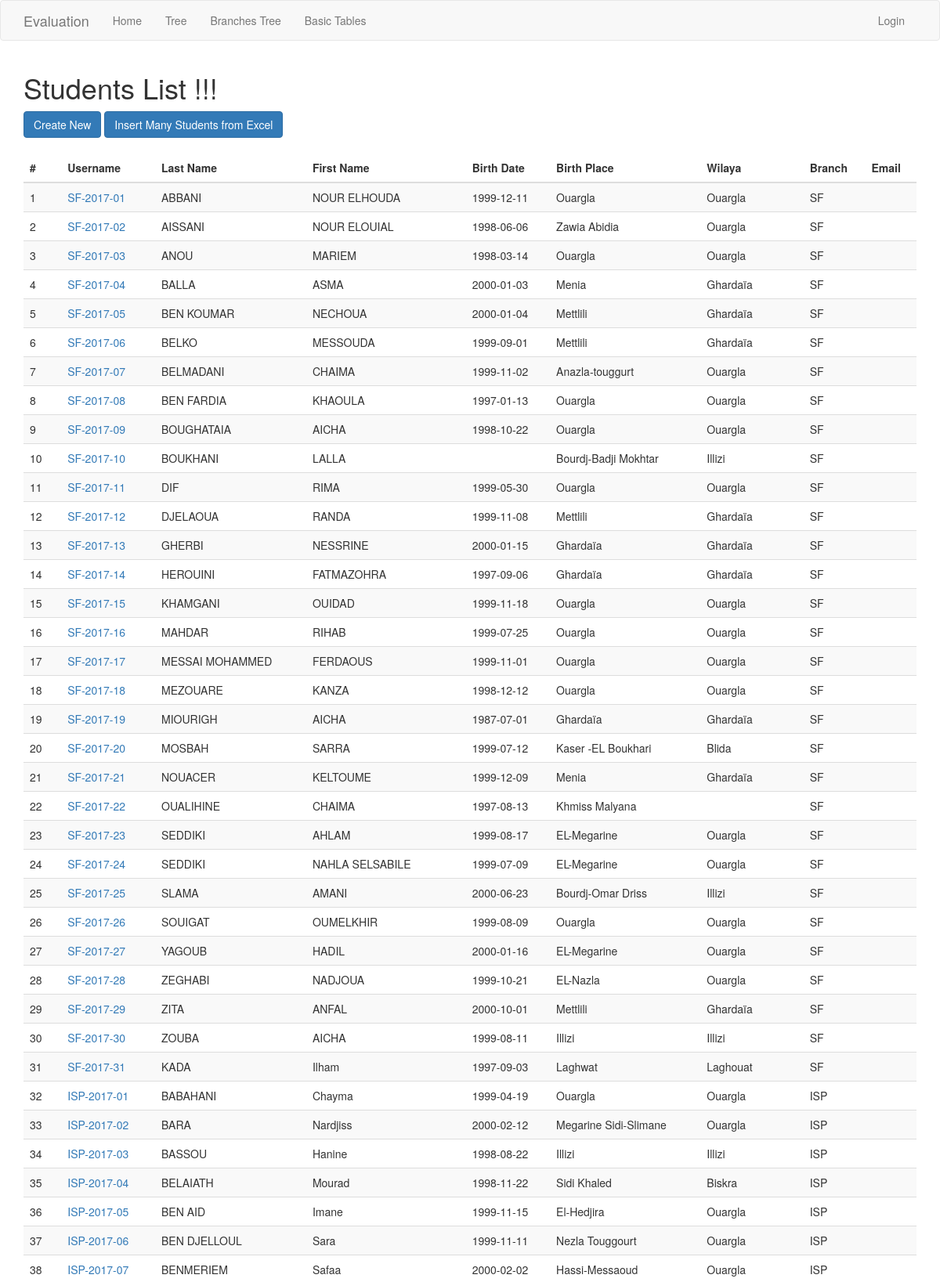
The page /student/index/ (upper part) on the database its author committed.
### app/models.py (models this page shows, shortened)
class Student(db.Model):
    id = db.Column(db.Integer, primary_key=True)
    username = db.Column(db.String(20), index=True, unique=True) # matricule
    last_name = db.Column(db.String(45), index=True)
    first_name = db.Column(db.String(45), index=True)
    email = db.Column(db.String(120), index=True)
    birth_date = db.Column(db.Date)
    birth_place = db.Column(db.String(45))
    address =  db.Column(db.String(120))
    photo = db.Column(db.String(250))
    sex = db.Column(db.String(20))
    phones = db.relationship('Phone', backref='student')
    create_time = db.Column(db.DateTime, default=datetime.utcnow)
    update_time = db.Column(db.DateTime, default=datetime.utcnow)
    branch_id = db.Column(db.Integer, db.ForeignKey('branch.id'))
    wilaya_id = db.Column(db.Integer, db.ForeignKey('wilaya.id'))
    student_sessions = db.relationship('StudentSession', back_populates='student')
    annual_grades = db.relationship('AnnualGrade', backref='student')

class Wilaya(db.Model):
    id = db.Column(db.Integer, primary_key=True)
    code = db.Column(db.String(10), index=True, unique=True)
    name = db.Column(db.String(100), index=True, unique=True)
    students = db.relationship('Student', backref='wilaya')
    def get_label(self):
        return self.name

class Branch(db.Model):
    id = db.Column(db.Integer, primary_key=True)
    name = db.Column(db.String(100), index=True, unique=True)
    description = db.Column(db.String(150))
    school_id = db.Column(db.Integer, db.ForeignKey('school.id'))
    students = db.relationship('Student', backref='branch')
    semesters = db.relationship('Semester', backref='branch')
    promos = db.relationship('Promo', backref='branch')

### app/routes.py (the view)
@app.route('/student/')
@app.route('/student/index/')
@register_breadcrumb(app, '.basic.student', 'Students')
def student_index():
    students = Student.query.all()
    return render_template('student/index.html', title='Students List', students=students)

### app/templates/student/index.html (shortened to what this page needs)
{% extends "base.html" %}
{% block app_content %}
    <h1>Students List !!!</h1>
    <div>
        <a class="btn btn-primary" href="{{ url_for('students_create') }}">Create New</a>
        <a class="btn btn-primary" href="{{ url_for('students_create_many') }}"
        >Insert Many Students from Excel</a>
    </div>
    <div>
        <table class="table table-striped">
        <thead>
          <tr>
            <th scope="col">#</th>
            <th scope="col">Username</th>
            <th scope="col">Last Name</th>
            <th scope="col">First Name</th>
            <th scope="col">Birth Date</th>
            <th scope="col">Birth Place</th>
            <th scope="col">Wilaya</th>
            <th scope="col">Branch</th>
            <th scope="col">Email</th>
          </tr>
        </thead>
        <tbody>
        {% for student in students %}
          <tr>
            <td>{{loop.index}}</td>
            <td><a href="{{ url_for('student_view', id=student.id) }}">{{ student.username }}</a></td>
            <td>{{ student.last_name | replace(' ', ' ') }}</td>
            <td>{{ student.first_name | replace(' ', ' ') }}</td>
            <td>{{ student.birth_date | replace('None', '') }}</td>
            <td>{{ student.birth_place | replace('None', '') }}</td>
            <td>
              {% if student.wilaya %}
                {{ student.wilaya.get_label() | replace('None', '') }}
              {% endif %}
            </td>
            <td>{{ student.branch.name }}</td>
            <td>{{ student.email | replace('None', '') }}</td>
          </tr>
        {% endfor %}
        </tbody>
      </table>
    </div>
{% endblock %}

### rows shown on the page
Student: username "SF-2017-01", last_name "ABBANI", first_name "NOUR ELHOUDA", birth_date "1999-12-11", birth_place "Ouargla", wilaya.get_label "Ouargla", branch.name "SF"
Student: username "SF-2017-02", last_name "AISSANI", first_name "NOUR ELOUIAL", birth_date "1998-06-06", birth_place "Zawia Abidia", wilaya.get_label "Ouargla", branch.name "SF"
Student: username "SF-2017-03", last_name "ANOU", first_name "MARIEM", birth_date "1998-03-14", birth_place "Ouargla", wilaya.get_label "Ouargla", branch.name "SF"
Student: username "SF-2017-04", last_name "BALLA", first_name "ASMA", birth_date "2000-01-03", birth_place "Menia", wilaya.get_label "Ghardaïa", branch.name "SF"
Student: username "SF-2017-05", last_name "BEN KOUMAR", first_name "NECHOUA", birth_date "2000-01-04", birth_place "Mettlili", wilaya.get_label "Ghardaïa", branch.name "SF"
Student: username "SF-2017-06", last_name "BELKO", first_name "MESSOUDA", birth_date "1999-09-01", birth_place "Mettlili", wilaya.get_label "Ghardaïa", branch.name "SF"
Student: username "SF-2017-07", last_name "BELMADANI", first_name "CHAIMA", birth_date "1999-11-02", birth_place "Anazla-touggurt", wilaya.get_label "Ouargla", branch.name "SF"
Student: username "SF-2017-08", last_name "BEN FARDIA", first_name "KHAOULA", birth_date "1997-01-13", birth_place "Ouargla", wilaya.get_label "Ouargla", branch.name "SF"
Student: username "SF-2017-09", last_name "BOUGHATAIA", first_name "AICHA", birth_date "1998-10-22", birth_place "Ouargla", wilaya.get_label "Ouargla", branch.name "SF"
Student: username "SF-2017-10", last_name "BOUKHANI", first_name "LALLA", birth_place "Bourdj-Badji Mokhtar", wilaya.get_label "Illizi", branch.name "SF"
Student: username "SF-2017-11", last_name "DIF", first_name "RIMA", birth_date "1999-05-30", birth_place "Ouargla", wilaya.get_label "Ouargla", branch.name "SF"
Student: username "SF-2017-12", last_name "DJELAOUA", first_name "RANDA", birth_date "1999-11-08", birth_place "Mettlili", wilaya.get_label "Ghardaïa", branch.name "SF"
Student: username "SF-2017-13", last_name "GHERBI", first_name "NESSRINE", birth_date "2000-01-15", birth_place "Ghardaïa", wilaya.get_label "Ghardaïa", branch.name "SF"
Student: username "SF-2017-14", last_name "HEROUINI", first_name "FATMAZOHRA", birth_date "1997-09-06", birth_place "Ghardaïa", wilaya.get_label "Ghardaïa", branch.name "SF"
Student: username "SF-2017-15", last_name "KHAMGANI", first_name "OUIDAD", birth_date "1999-11-18", birth_place "Ouargla", wilaya.get_label "Ouargla", branch.name "SF"
Student: username "SF-2017-16", last_name "MAHDAR", first_name "RIHAB", birth_date "1999-07-25", birth_place "Ouargla", wilaya.get_label "Ouargla", branch.name "SF"
Student: username "SF-2017-17", last_name "MESSAI MOHAMMED", first_name "FERDAOUS", birth_date "1999-11-01", birth_place "Ouargla", wilaya.get_label "Ouargla", branch.name "SF"
Student: username "SF-2017-18", last_name "MEZOUARE", first_name "KANZA", birth_date "1998-12-12", birth_place "Ouargla", wilaya.get_label "Ouargla", branch.name "SF"
Student: username "SF-2017-19", last_name "MIOURIGH", first_name "AICHA", birth_date "1987-07-01", birth_place "Ghardaïa", wilaya.get_label "Ghardaïa", branch.name "SF"
Student: username "SF-2017-20", last_name "MOSBAH", first_name "SARRA", birth_date "1999-07-12", birth_place "Kaser -EL Boukhari", wilaya.get_label "Blida", branch.name "SF"
Student: username "SF-2017-21", last_name "NOUACER", first_name "KELTOUME", birth_date "1999-12-09", birth_place "Menia", wilaya.get_label "Ghardaïa", branch.name "SF"
Student: username "SF-2017-22", last_name "OUALIHINE", first_name "CHAIMA", birth_date "1997-08-13", birth_place "Khmiss Malyana", branch.name "SF"
Student: username "SF-2017-23", last_name "SEDDIKI", first_name "AHLAM", birth_date "1999-08-17", birth_place "EL-Megarine", wilaya.get_label "Ouargla", branch.name "SF"
Student: username "SF-2017-24", last_name "SEDDIKI", first_name "NAHLA SELSABILE", birth_date "1999-07-09", birth_place "EL-Megarine", wilaya.get_label "Ouargla", branch.name "SF"
Student: username "SF-2017-25", last_name "SLAMA", first_name "AMANI", birth_date "2000-06-23", birth_place "Bourdj-Omar Driss", wilaya.get_label "Illizi", branch.name "SF"
Student: username "SF-2017-26", last_name "SOUIGAT", first_name "OUMELKHIR", birth_date "1999-08-09", birth_place "Ouargla", wilaya.get_label "Ouargla", branch.name "SF"
Student: username "SF-2017-27", last_name "YAGOUB", first_name "HADIL", birth_date "2000-01-16", birth_place "EL-Megarine", wilaya.get_label "Ouargla", branch.name "SF"
Student: username "SF-2017-28", last_name "ZEGHABI", first_name "NADJOUA", birth_date "1999-10-21", birth_place "EL-Nazla", wilaya.get_label "Ouargla", branch.name "SF"
Student: username "SF-2017-29", last_name "ZITA", first_name "ANFAL", birth_date "2000-10-01", birth_place "Mettlili", wilaya.get_label "Ghardaïa", branch.name "SF"
Student: username "SF-2017-30", last_name "ZOUBA", first_name "AICHA", birth_date "1999-08-11", birth_place "Illizi", wilaya.get_label "Illizi", branch.name "SF"
Student: username "SF-2017-31", last_name "KADA", first_name "Ilham", birth_date "1997-09-03", birth_place "Laghwat", wilaya.get_label "Laghouat", branch.name "SF"
Student: username "ISP-2017-01", last_name "BABAHANI", first_name "Chayma", birth_date "1999-04-19", birth_place "Ouargla", wilaya.get_label "Ouargla", branch.name "ISP"
Student: username "ISP-2017-02", last_name "BARA", first_name "Nardjiss", birth_date "2000-02-12", birth_place "Megarine Sidi-Slimane", wilaya.get_label "Ouargla", branch.name "ISP"
Student: username "ISP-2017-03", last_name "BASSOU", first_name "Hanine", birth_date "1998-08-22", birth_place "Illizi", wilaya.get_label "Illizi", branch.name "ISP"
Student: username "ISP-2017-04", last_name "BELAIATH", first_name "Mourad", birth_date "1998-11-22", birth_place "Sidi Khaled", wilaya.get_label "Biskra", branch.name "ISP"
Student: username "ISP-2017-05", last_name "BEN AID", first_name "Imane", birth_date "1999-11-15", birth_place "El-Hedjira", wilaya.get_label "Ouargla", branch.name "ISP"
Student: username "ISP-2017-06", last_name "BEN DJELLOUL", first_name "Sara", birth_date "1999-11-11", birth_place "Nezla Touggourt", wilaya.get_label "Ouargla", branch.name "ISP"
Student: username "ISP-2017-07", last_name "BENMERIEM", first_name "Safaa", birth_date "2000-02-02", birth_place "Hassi-Messaoud", wilaya.get_label "Ouargla", branch.name "ISP"
